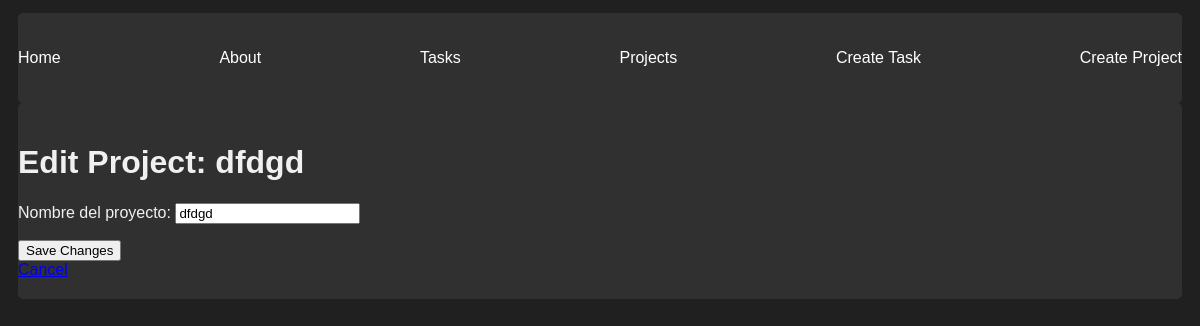
The app's page /projects/5/edit/, older data.
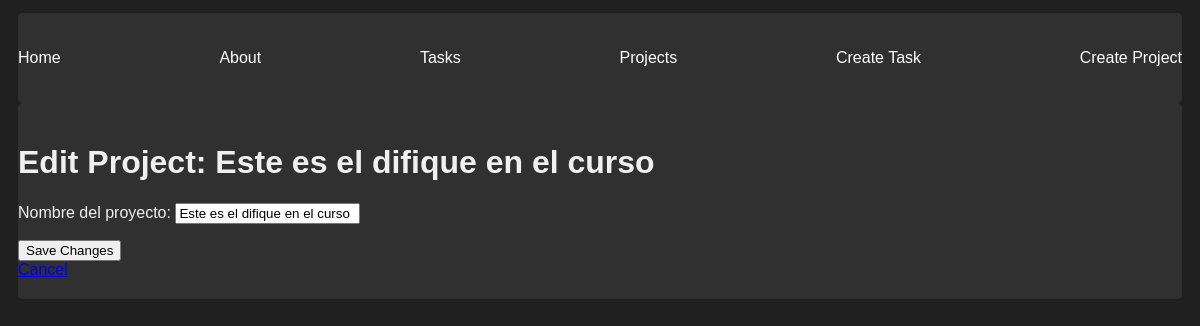
The same page, newer data.
### myapp/models.py (models this page shows, shortened)
class Project(models.Model):
    name = models.CharField(max_length=200)

### myapp/views.py (the view)
# urls.py: path('projects/<int:project_id>/edit/', views.edit_project, name='edit_project'),
def edit_project(request, project_id):
    project = get_object_or_404(Project, id=project_id)
    if request.method == 'POST':
        form = CreateNewProject(request.POST, instance=project)
        if form.is_valid():
            form.save()
            return redirect('project_detail', id=project.id)
    else:
        form = CreateNewProject(instance=project)
    return render(request, 'projects/edit.html', {'form': form, 'project': project})

### myapp/forms.py
class CreateNewProject(forms.ModelForm):
    class Meta:
        model = Project
        fields = ['name']
        labels = {
            'name': "Nombre del proyecto"
        }

### myapp/templates/projects/edit.html (shortened to what this page needs)
{% extends 'layouts/base.html' %}
{% block content %}
<h1>Edit Project: {{ project.name}}</h1>
<form method="post">
    {{ form.as_p }}
    <button type="submit">Save Changes</button>
</form>
<a href="{% url 'project_detail' project.id %}">Cancel</a>
{% endblock %}

Row changes from the older to the newer data that the page shows:
changed Project: name "dfdgd" → "Este es el difique en el curso"
